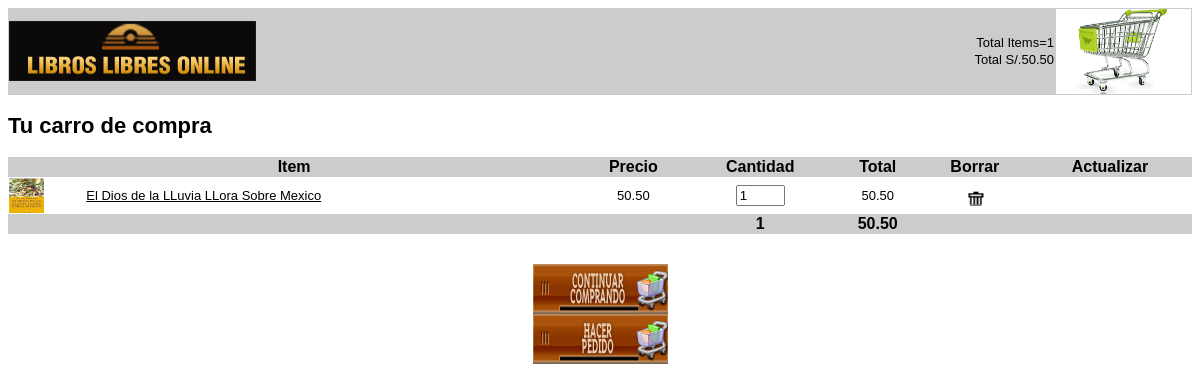
/ver_carrito.php?new=0672317842, run on the app's committed database.
### tables this page shows
CREATE TABLE `libros` (
  `isbn` char(10) NOT NULL,
  `titulo` varchar(50) NOT NULL,
  `descripcion` text NOT NULL,
  `precio` double NOT NULL,
  `autor` varchar(50) NOT NULL,
  `id_categoria` int(11) NOT NULL,
  `imagen` varchar(50) NOT NULL,
  PRIMARY KEY  (`isbn`)
);

### class/Catalogo.php (called while the page is built, shortened)
<?php
class Catalogo
{
	public function get_detalles_libro($isbn)
	{
		$conn= Conexion::db_connect();
		$sql="select * from libros where isbn='$isbn'";
		$result=$conn->query($sql);
		$prod=array();
		if ($reg=$result->fetch_array())
		{
			$prod[]=$reg;
		}
		return $prod;
	}
}
?>

### includes/display_carro_compras.php (the view, shortened to what this page needs)
<?php
if ($_SESSION['cart']&&array_count_values($_SESSION['cart']))
{
?>
<table border = 0 width = 100% cellspacing = 0>
<tr>
<th colspan="2" bgcolor="#cccccc">Item</th>
<th bgcolor="#cccccc">Precio</th><th bgcolor="#cccccc">Cantidad</th>
<th bgcolor="#cccccc">Total</th>
<th bgcolor="#cccccc">Borrar</th>
<th bgcolor="#cccccc">Actualizar</th>
</tr>
<?php
  foreach ($_SESSION['cart'] as $isbn => $qty)
  {
    $libro = $obj->get_detalles_libro($isbn);
?>
	<form name="form" action="actualizar_carrito.php" method="post">
	<tr>
	<td align="left">
	    <img src=<?php echo $libro[0]['imagen']; ?> border="0" height="35" width="35">
    </td>
    <td align = left>
    <a href="detalles_libro.php?isbn=<?php echo $libro[0]['isbn'];?>">
	<?php echo $libro[0]['titulo'];?>
	</a>
    </td>
	<td align=center>
	<?php echo number_format($libro[0]['precio'],2); ?>
    </td>
	<td align = center>
    <input type="text" name="cantidad" size="3" value="<?php echo $qty; ?> " />
	</td>
	<td align = center>
	<?php echo number_format($libro[0]["precio"] * $qty,2);?>
	</td>
	<td align = center>
	<a href="elimina_item.php?isbn=<?php echo $isbn;?>" title="elimina item">
	<img src="images/trash.gif" width="20" height="20" border="0"/>
	</a>
	</td>
	<td align = center>
	</td>
</tr>
</form>
<?php
  }
?>
<tr>
          <th colspan="3" bgcolor="#cccccc">&nbsp;</td>
		  <th align = center bgcolor="#cccccc">
           <?php
			   echo  $_SESSION['items'];
			?>
          </th>
          <th align = center bgcolor="#cccccc">
              <?php echo number_format($_SESSION['total'],2);?>
          </th>
		  <th align = center bgcolor="#cccccc">
          </th>
		  <th align = center bgcolor="#cccccc">
          </th>
</tr>
</table>
<?php
}
else
{
   echo "<p>No hay artículos en tu carro";
   echo "<hr>";
}
?>

### css/estilos.css (style rules this page uses)
body { font-family: Arial, Helvetica, sans-serif; font-size: 13px }
li, td { font-family: Arial, Helvetica, sans-serif; font-size: 13px }
a { color: #000000 }

### data on the page
libros: imagen (picture), titulo "El Dios de la LLuvia LLora Sobre Mexico", precio "50.50", cantidad "1", $libro[0]['precio']*$qty "50.50"

### other printed values
$items "1"
$total "50.50"
$_SESSION['items'] "1"
$_SESSION['total'] "50.50"
